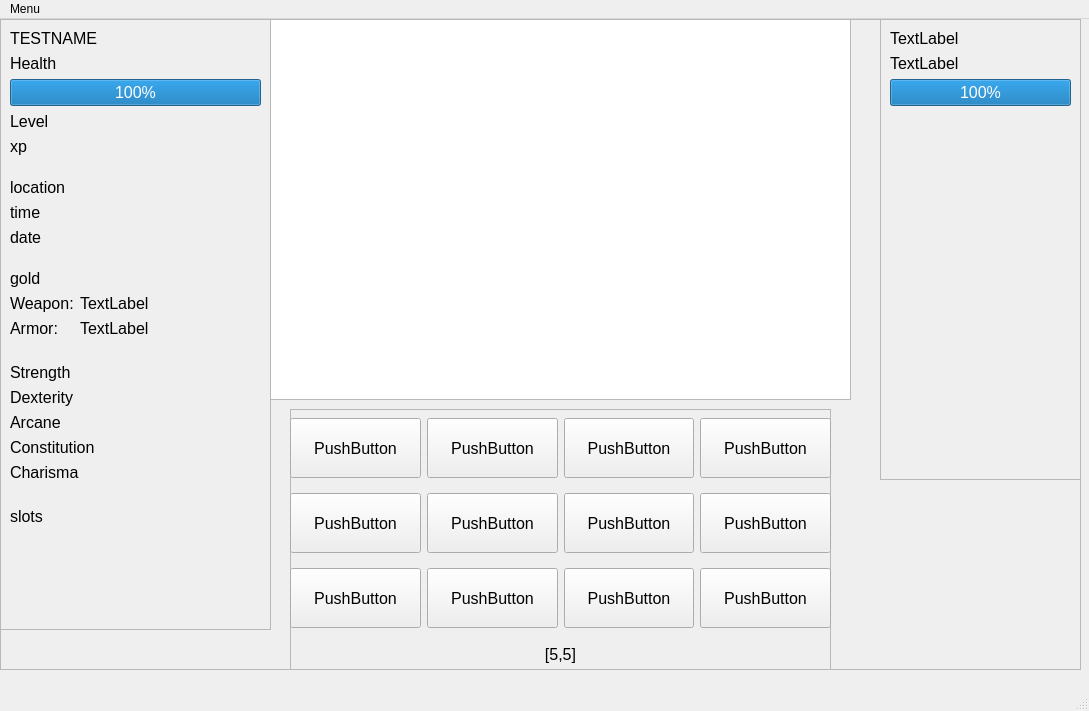
<?xml version="1.0" encoding="UTF-8"?>
<ui version="4.0">
 <class>MainWindow</class>
 <widget class="QMainWindow" name="MainWindow">
  <property name="geometry">
   <rect>
    <x>0</x>
    <y>0</y>
    <width>1089</width>
    <height>711</height>
   </rect>
  </property>
  <property name="windowTitle">
   <string>MainWindow</string>
  </property>
  <widget class="QWidget" name="centralwidget">
   <widget class="QFrame" name="frameWindow">
    <property name="geometry">
     <rect>
      <x>0</x>
      <y>0</y>
      <width>1081</width>
      <height>651</height>
     </rect>
    </property>
    <property name="font">
     <font>
      <pointsize>12</pointsize>
     </font>
    </property>
    <property name="frameShape">
     <enum>QFrame::StyledPanel</enum>
    </property>
    <property name="frameShadow">
     <enum>QFrame::Raised</enum>
    </property>
    <widget class="QPlainTextEdit" name="mainTextBox">
     <property name="geometry">
      <rect>
       <x>270</x>
       <y>0</y>
       <width>581</width>
       <height>381</height>
      </rect>
     </property>
     <property name="readOnly">
      <bool>true</bool>
     </property>
    </widget>
    <widget class="QFrame" name="frameInfo">
     <property name="geometry">
      <rect>
       <x>0</x>
       <y>0</y>
       <width>271</width>
       <height>611</height>
      </rect>
     </property>
     <property name="frameShape">
      <enum>QFrame::StyledPanel</enum>
     </property>
     <property name="frameShadow">
      <enum>QFrame::Raised</enum>
     </property>
     <widget class="QWidget" name="formLayoutWidget">
      <property name="geometry">
       <rect>
        <x>10</x>
        <y>10</y>
        <width>251</width>
        <height>571</height>
       </rect>
      </property>
      <layout class="QFormLayout" name="formLayoutInfo">
       <item row="0" column="0" colspan="2">
        <widget class="QLabel" name="labelName">
         <property name="text">
          <string>TESTNAME</string>
         </property>
        </widget>
       </item>
       <item row="1" column="0" colspan="2">
        <widget class="QLabel" name="labelPlayerHealth">
         <property name="text">
          <string>Health</string>
         </property>
        </widget>
       </item>
       <item row="2" column="0" colspan="2">
        <widget class="QProgressBar" name="barHealth">
         <property name="value">
          <number>100</number>
         </property>
        </widget>
       </item>
       <item row="6" column="0" colspan="2">
        <widget class="QLabel" name="labelLocation">
         <property name="text">
          <string>location</string>
         </property>
        </widget>
       </item>
       <item row="7" column="0" colspan="2">
        <widget class="QLabel" name="labelTime">
         <property name="text">
          <string>time</string>
         </property>
        </widget>
       </item>
       <item row="8" column="0" colspan="2">
        <widget class="QLabel" name="labelDate">
         <property name="text">
          <string>date</string>
         </property>
        </widget>
       </item>
       <item row="9" column="0" colspan="2">
        <spacer name="verticalSpacer">
         <property name="orientation">
          <enum>Qt::Vertical</enum>
         </property>
         <property name="sizeType">
          <enum>QSizePolicy::Preferred</enum>
         </property>
         <property name="sizeHint" stdset="0">
          <size>
           <width>5</width>
           <height>10</height>
          </size>
         </property>
        </spacer>
       </item>
       <item row="10" column="0" colspan="2">
        <widget class="QLabel" name="labelGold">
         <property name="text">
          <string>gold</string>
         </property>
        </widget>
       </item>
       <item row="11" column="0">
        <widget class="QLabel" name="labelWeapon">
         <property name="text">
          <string>Weapon:</string>
         </property>
        </widget>
       </item>
       <item row="11" column="1">
        <widget class="QLabel" name="labelWEquippped">
         <property name="text">
          <string>TextLabel</string>
         </property>
        </widget>
       </item>
       <item row="12" column="0">
        <widget class="QLabel" name="labelArmor">
         <property name="text">
          <string>Armor:</string>
         </property>
        </widget>
       </item>
       <item row="12" column="1">
        <widget class="QLabel" name="labelAEquipped">
         <property name="text">
          <string>TextLabel</string>
         </property>
        </widget>
       </item>
       <item row="5" column="0" colspan="2">
        <spacer name="verticalSpacer_2">
         <property name="orientation">
          <enum>Qt::Vertical</enum>
         </property>
         <property name="sizeType">
          <enum>QSizePolicy::Preferred</enum>
         </property>
         <property name="sizeHint" stdset="0">
          <size>
           <width>5</width>
           <height>10</height>
          </size>
         </property>
        </spacer>
       </item>
       <item row="3" column="0" colspan="2">
        <widget class="QLabel" name="labelLevel">
         <property name="text">
          <string>Level</string>
         </property>
        </widget>
       </item>
       <item row="4" column="0" colspan="2">
        <widget class="QLabel" name="labelXp">
         <property name="text">
          <string>xp</string>
         </property>
        </widget>
       </item>
       <item row="13" column="0" colspan="2">
        <spacer name="verticalSpacer_3">
         <property name="orientation">
          <enum>Qt::Vertical</enum>
         </property>
         <property name="sizeType">
          <enum>QSizePolicy::Preferred</enum>
         </property>
         <property name="sizeHint" stdset="0">
          <size>
           <width>38</width>
           <height>13</height>
          </size>
         </property>
        </spacer>
       </item>
       <item row="14" column="0" colspan="2">
        <widget class="QLabel" name="labelStrength">
         <property name="text">
          <string>Strength</string>
         </property>
        </widget>
       </item>
       <item row="15" column="0" colspan="2">
        <widget class="QLabel" name="labelDexterity">
         <property name="text">
          <string>Dexterity</string>
         </property>
        </widget>
       </item>
       <item row="16" column="0" colspan="2">
        <widget class="QLabel" name="labelArcane">
         <property name="text">
          <string>Arcane</string>
         </property>
        </widget>
       </item>
       <item row="17" column="0" colspan="2">
        <widget class="QLabel" name="labelConstitution">
         <property name="text">
          <string>Constitution</string>
         </property>
        </widget>
       </item>
       <item row="18" column="0" colspan="2">
        <widget class="QLabel" name="labelCharisma">
         <property name="text">
          <string>Charisma</string>
         </property>
        </widget>
       </item>
       <item row="19" column="0" colspan="2">
        <spacer name="verticalSpacer_4">
         <property name="orientation">
          <enum>Qt::Vertical</enum>
         </property>
         <property name="sizeType">
          <enum>QSizePolicy::Preferred</enum>
         </property>
         <property name="sizeHint" stdset="0">
          <size>
           <width>38</width>
           <height>13</height>
          </size>
         </property>
        </spacer>
       </item>
       <item row="20" column="0" colspan="2">
        <widget class="QLabel" name="labelSlots">
         <property name="text">
          <string>slots</string>
         </property>
        </widget>
       </item>
      </layout>
     </widget>
    </widget>
    <widget class="QFrame" name="frameButtons">
     <property name="geometry">
      <rect>
       <x>290</x>
       <y>390</y>
       <width>541</width>
       <height>261</height>
      </rect>
     </property>
     <property name="frameShape">
      <enum>QFrame::StyledPanel</enum>
     </property>
     <property name="frameShadow">
      <enum>QFrame::Raised</enum>
     </property>
     <widget class="QWidget" name="gridLayoutWidget">
      <property name="geometry">
       <rect>
        <x>0</x>
        <y>0</y>
        <width>541</width>
        <height>231</height>
       </rect>
      </property>
      <layout class="QGridLayout" name="gridLayoutButtons">
       <item row="1" column="2">
        <widget class="QPushButton" name="ButtonD">
         <property name="minimumSize">
          <size>
           <width>0</width>
           <height>60</height>
          </size>
         </property>
         <property name="text">
          <string>PushButton</string>
         </property>
        </widget>
       </item>
       <item row="2" column="2">
        <widget class="QPushButton" name="ButtonC">
         <property name="minimumSize">
          <size>
           <width>0</width>
           <height>60</height>
          </size>
         </property>
         <property name="text">
          <string>PushButton</string>
         </property>
        </widget>
       </item>
       <item row="0" column="1">
        <widget class="QPushButton" name="ButtonW">
         <property name="minimumSize">
          <size>
           <width>0</width>
           <height>60</height>
          </size>
         </property>
         <property name="text">
          <string>PushButton</string>
         </property>
        </widget>
       </item>
       <item row="2" column="1">
        <widget class="QPushButton" name="ButtonX">
         <property name="minimumSize">
          <size>
           <width>0</width>
           <height>60</height>
          </size>
         </property>
         <property name="text">
          <string>PushButton</string>
         </property>
        </widget>
       </item>
       <item row="0" column="2">
        <widget class="QPushButton" name="ButtonE">
         <property name="minimumSize">
          <size>
           <width>0</width>
           <height>60</height>
          </size>
         </property>
         <property name="text">
          <string>PushButton</string>
         </property>
        </widget>
       </item>
       <item row="1" column="0">
        <widget class="QPushButton" name="ButtonA">
         <property name="minimumSize">
          <size>
           <width>0</width>
           <height>60</height>
          </size>
         </property>
         <property name="text">
          <string>PushButton</string>
         </property>
        </widget>
       </item>
       <item row="0" column="0">
        <widget class="QPushButton" name="ButtonQ">
         <property name="minimumSize">
          <size>
           <width>0</width>
           <height>60</height>
          </size>
         </property>
         <property name="text">
          <string>PushButton</string>
         </property>
        </widget>
       </item>
       <item row="1" column="1">
        <widget class="QPushButton" name="ButtonS">
         <property name="minimumSize">
          <size>
           <width>0</width>
           <height>60</height>
          </size>
         </property>
         <property name="text">
          <string>PushButton</string>
         </property>
        </widget>
       </item>
       <item row="2" column="0">
        <widget class="QPushButton" name="ButtonZ">
         <property name="minimumSize">
          <size>
           <width>0</width>
           <height>60</height>
          </size>
         </property>
         <property name="text">
          <string>PushButton</string>
         </property>
        </widget>
       </item>
       <item row="0" column="3">
        <widget class="QPushButton" name="ButtonR">
         <property name="minimumSize">
          <size>
           <width>0</width>
           <height>60</height>
          </size>
         </property>
         <property name="text">
          <string>PushButton</string>
         </property>
        </widget>
       </item>
       <item row="1" column="3">
        <widget class="QPushButton" name="ButtonF">
         <property name="minimumSize">
          <size>
           <width>0</width>
           <height>60</height>
          </size>
         </property>
         <property name="text">
          <string>PushButton</string>
         </property>
        </widget>
       </item>
       <item row="2" column="3">
        <widget class="QPushButton" name="ButtonV">
         <property name="minimumSize">
          <size>
           <width>0</width>
           <height>60</height>
          </size>
         </property>
         <property name="text">
          <string>PushButton</string>
         </property>
        </widget>
       </item>
      </layout>
     </widget>
     <widget class="QLabel" name="label">
      <property name="geometry">
       <rect>
        <x>240</x>
        <y>230</y>
        <width>61</width>
        <height>31</height>
       </rect>
      </property>
      <property name="text">
       <string>[5,5]</string>
      </property>
      <property name="alignment">
       <set>Qt::AlignCenter</set>
      </property>
     </widget>
    </widget>
    <widget class="QFrame" name="frameEnemyInfo">
     <property name="geometry">
      <rect>
       <x>880</x>
       <y>0</y>
       <width>201</width>
       <height>461</height>
      </rect>
     </property>
     <property name="frameShape">
      <enum>QFrame::StyledPanel</enum>
     </property>
     <property name="frameShadow">
      <enum>QFrame::Raised</enum>
     </property>
     <widget class="QWidget" name="formLayoutWidget_2">
      <property name="geometry">
       <rect>
        <x>10</x>
        <y>10</y>
        <width>181</width>
        <height>321</height>
       </rect>
      </property>
      <layout class="QFormLayout" name="formLayoutEnemy">
       <item row="0" column="0" colspan="2">
        <widget class="QLabel" name="labelEnemy">
         <property name="text">
          <string>TextLabel</string>
         </property>
        </widget>
       </item>
       <item row="1" column="0" colspan="2">
        <widget class="QLabel" name="labelHPEnemy">
         <property name="text">
          <string>TextLabel</string>
         </property>
        </widget>
       </item>
       <item row="2" column="0" colspan="2">
        <widget class="QProgressBar" name="progressBarEnemyHp">
         <property name="value">
          <number>100</number>
         </property>
        </widget>
       </item>
      </layout>
     </widget>
    </widget>
   </widget>
  </widget>
  <widget class="QMenuBar" name="menubar">
   <property name="geometry">
    <rect>
     <x>0</x>
     <y>0</y>
     <width>1089</width>
     <height>29</height>
    </rect>
   </property>
   <widget class="QMenu" name="menuMenu">
    <property name="title">
     <string>Menu</string>
    </property>
    <addaction name="actionNew_Game"/>
    <addaction name="separator"/>
    <addaction name="actionSave_Game_2"/>
    <addaction name="actionLoad_Game_2"/>
    <addaction name="separator"/>
    <addaction name="actionHelp"/>
    <addaction name="separator"/>
    <addaction name="actionExit_Game"/>
   </widget>
   <addaction name="menuMenu"/>
  </widget>
  <widget class="QStatusBar" name="statusbar"/>
  <action name="actionNew_Game">
   <property name="text">
    <string>New Game (F3)</string>
   </property>
  </action>
  <action name="actionLoad_Game">
   <property name="text">
    <string>Load Game</string>
   </property>
  </action>
  <action name="actionSave_Game">
   <property name="text">
    <string>Save Game</string>
   </property>
  </action>
  <action name="actionExit_Game">
   <property name="text">
    <string>Exit Game (F4)</string>
   </property>
  </action>
  <action name="actionSave_Game_2">
   <property name="text">
    <string>Save Game (F5)</string>
   </property>
  </action>
  <action name="actionLoad_Game_2">
   <property name="text">
    <string>Load Game (F6)</string>
   </property>
  </action>
  <action name="actionHelp">
   <property name="text">
    <string>Help</string>
   </property>
  </action>
 </widget>
 <resources/>
 <connections/>
</ui>
